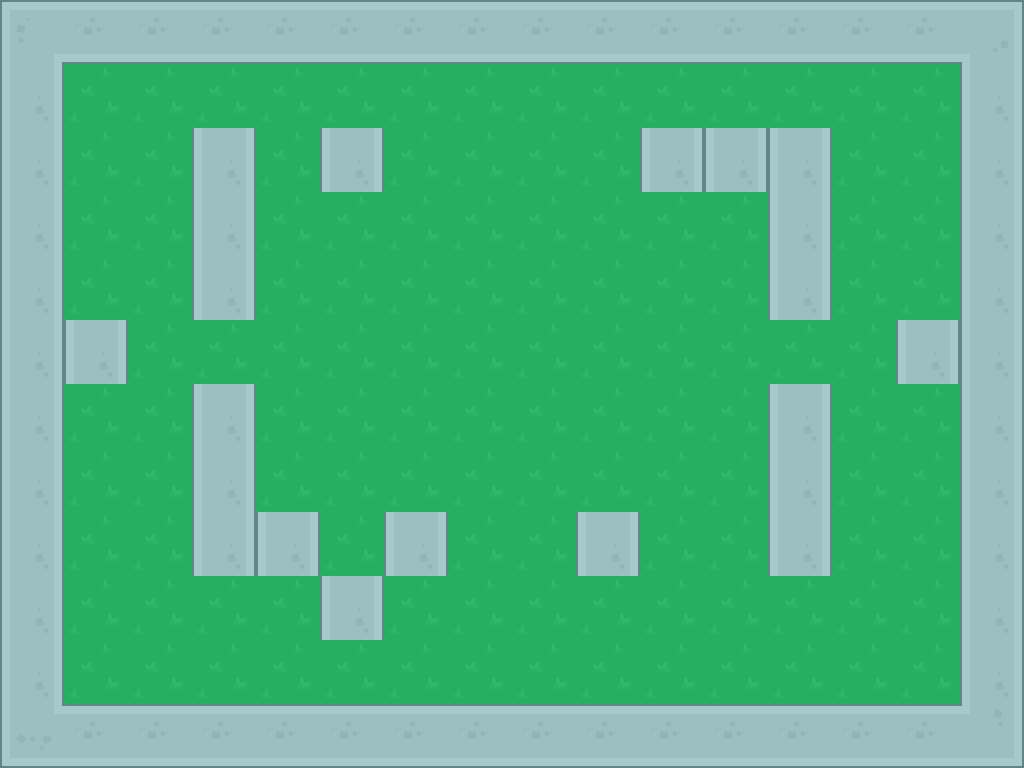

A level layout from a 2D game, rendered from its tile map. Below: a short description, then the map file with its tile-grid data intact:
An orthogonal 16x12 tile map with 64x64 px tiles, 1 tile layer (Tile Layer 1).

<map version="1.0" orientation="orthogonal" renderorder="right-down" width="16" height="12" tilewidth="64" tileheight="64" nextobjectid="1">
 <tileset firstgid="1" name="tilesheet" tilewidth="64" tileheight="64" tilecount="540" columns="27">
  <image source="textures/tilesheet.png" width="1728" height="1280" />
  <tile id="0">
   <properties>
    <property name="blocked" value="false" />
   </properties>
  </tile>
  <tile id="270">
   <properties>
    <property name="blocked" value="true" />
   </properties>
  </tile>
  <tile id="271">
   <properties>
    <property name="blocked" value="true" />
   </properties>
  </tile>
  <tile id="272">
   <properties>
    <property name="blocked" value="true" />
   </properties>
  </tile>
  <tile id="297">
   <properties>
    <property name="blocked" value="true" />
   </properties>
  </tile>
  <tile id="298">
   <properties>
    <property name="blocked" value="true" />
   </properties>
  </tile>
  <tile id="299">
   <properties>
    <property name="blocked" value="true" />
   </properties>
  </tile>
 </tileset>
 <layer name="Tile Layer 1" width="16" height="12">
  <data encoding="csv">
271,273,273,273,273,273,273,273,273,273,273,273,273,273,273,272,
300,1,1,1,1,1,1,1,1,1,1,1,1,1,1,300,
300,1,1,300,1,300,1,1,1,1,300,300,300,1,1,300,
300,1,1,300,1,1,1,1,1,1,1,1,300,1,1,300,
300,1,1,300,1,1,1,1,1,1,1,1,300,1,1,300,
300,300,1,1,1,1,1,1,1,1,1,1,1,1,300,300,
300,1,1,300,1,1,1,1,1,1,1,1,300,1,1,300,
300,1,1,300,1,1,1,1,1,1,1,1,300,1,1,300,
300,1,1,300,300,1,300,1,1,300,1,1,300,1,1,300,
300,1,1,1,1,300,1,1,1,1,1,1,1,1,1,300,
300,1,1,1,1,1,1,1,1,1,1,1,1,1,1,300,
298,273,273,273,273,273,273,273,273,273,273,273,273,273,273,299
</data>
 </layer>
</map>
